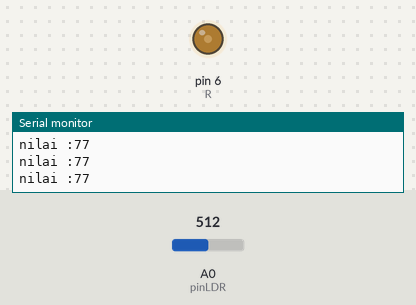
Simulated run of this sketch. Board: Arduino Uno, built with avr-gcc and run on an emulated ATmega328P. Parts: output pins drawn as LEDs (lit = HIGH), the last lines printed to the serial monitor. The test bench sets the inputs (shaded band); at power-on: A0 (pinLDR) = 512.

Above: at 1.2 s.
1.3 s: A0 (pinLDR) set to 306
At 2.5 s:
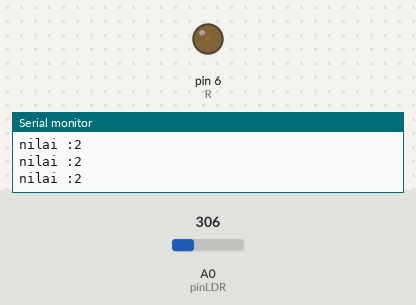
2.8 s: A0 (pinLDR) set to 122
At 3.8 s:
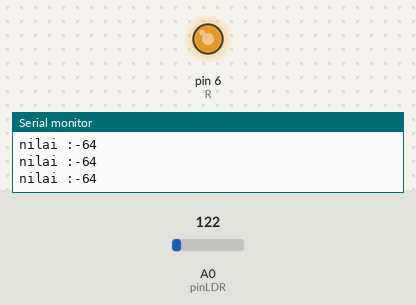
4.3 s: A0 (pinLDR) set to 900
At 4.9 s:
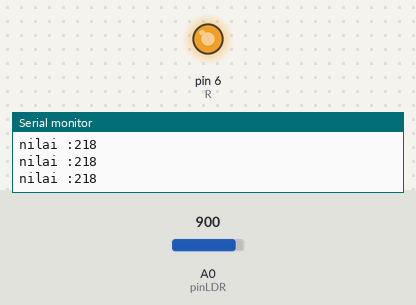
Timing chart, 0 to 7.3 s (numbered marks = the images above; inputs shaded):
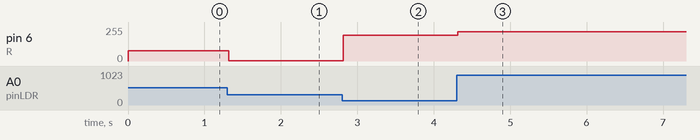

Measured:
- after the input at 1.3 s, pin 6 (R): 77/255 → 2/255 at once
- after the input at 2.8 s, pin 6 (R): 2/255 → 192/255 at once
- after the input at 4.3 s, pin 6 (R): 192/255 → 218/255 at once

The sketch:

1.ldr-utii.ino
```cpp
//inisalisasi
int pinLDR=A0;
int R=6;

void setup() {
Serial.begin(9600);
pinMode(pinLDR,INPUT);
pinMode(R,OUTPUT);
}

void loop() {
//baca data
int bacaLDR=analogRead(A0);
    bacaLDR=map (bacaLDR,300,1000,0,255);

//Print serial
  Serial.print("nilai :");
  Serial.print(bacaLDR);
  Serial.println();

//logika
{
  analogWrite(R,bacaLDR);

}
}
```
